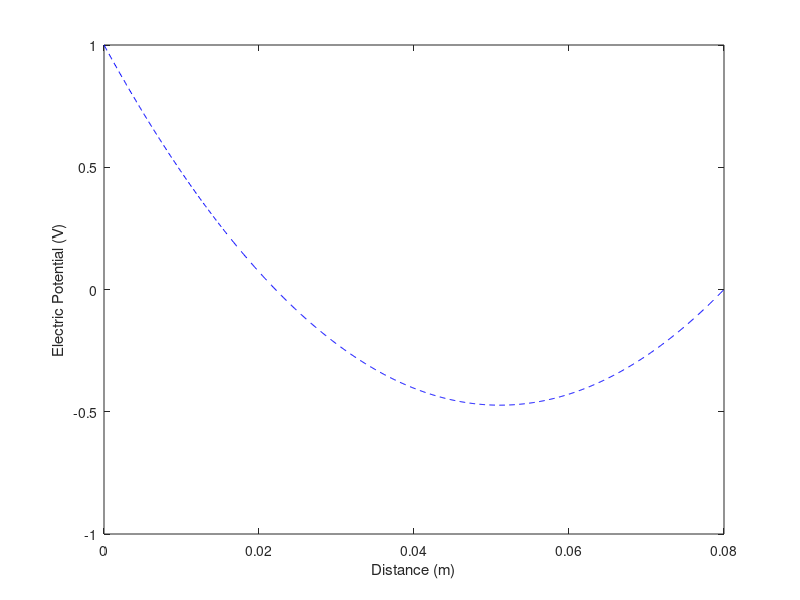

MATLAB code for this plot:
% Plot the analytic solution to Poissons equation
% Capacitor plates normal to x direction, d apart

clc; clear; close all;

% inputs
e0 = 8.85e-12; % F m^-1, electric perm of free space
er = 1; % relative electric perm
e = e0*er;
V0 = 1; % volts, voltage of plate at x=0
d = 8; % cm, distance between plates
rho0 = 1e-8; % C m^-3

% body
d = d/100; % converting units of d from cm to m
x = linspace(0,d,1000);
Vx = (rho0/(2*er*e0))*x.^2 - (rho0*d/(2*er*e0) + V0/d)*x + V0;

% plot
figure()
plot(x,Vx,'b--')
xlabel("Distance (m)")
ylabel("Electric Potential (V)")